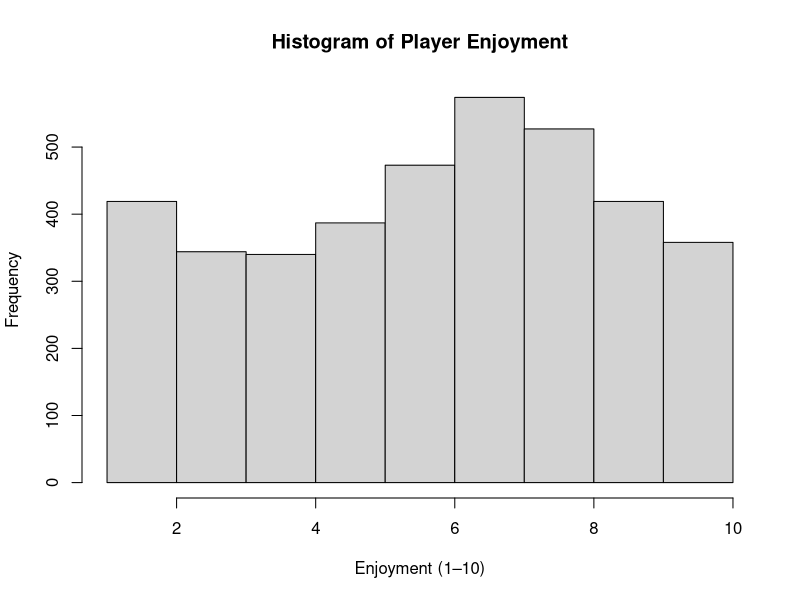
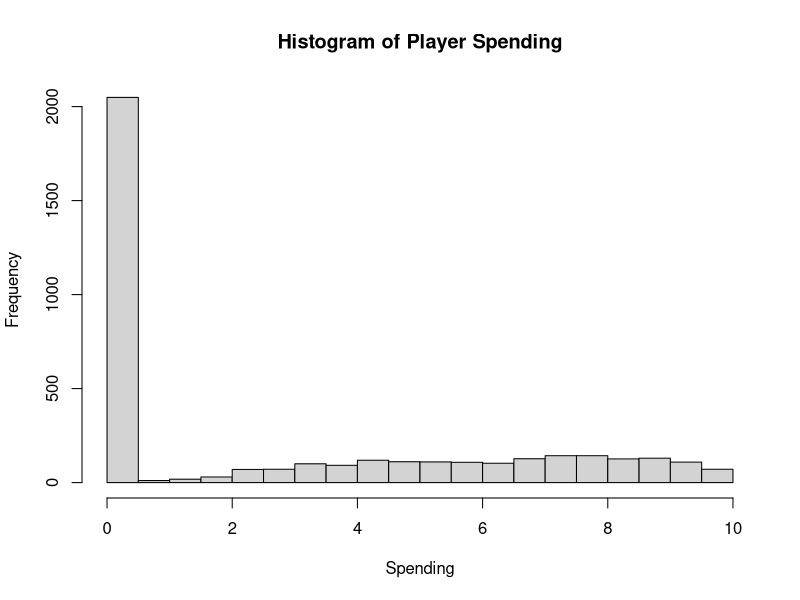

These figures' R source, in order:
# Load data
multi <- read.csv("Multiplayer_Data.csv")
single <- read.csv("SinglePlayer_Data.csv")

# Keep only single-player rows where Played == 1
single_played <- subset(single, Played == 1)

# Combine enjoyment and spending from both datasets
enjoyment_all <- c(multi$Enjoyment, single_played$Enjoyment)
spending_all  <- c(multi$Spending, single_played$Spending)

# Histogram of Player Enjoyment
png("hist_enjoyment.png", width = 800, height = 600)
hist(enjoyment_all,
     breaks = 10,
     main = "Histogram of Player Enjoyment",
     xlab  = "Enjoyment (1–10)",
     ylab  = "Frequency",
     border = "black")
dev.off()

# Histogram of Player Spending
png("hist_spending.png", width = 800, height = 600)
hist(spending_all,
     breaks = 20,
     main = "Histogram of Player Spending",
     xlab  = "Spending",
     ylab  = "Frequency",
     border = "black")
dev.off()
